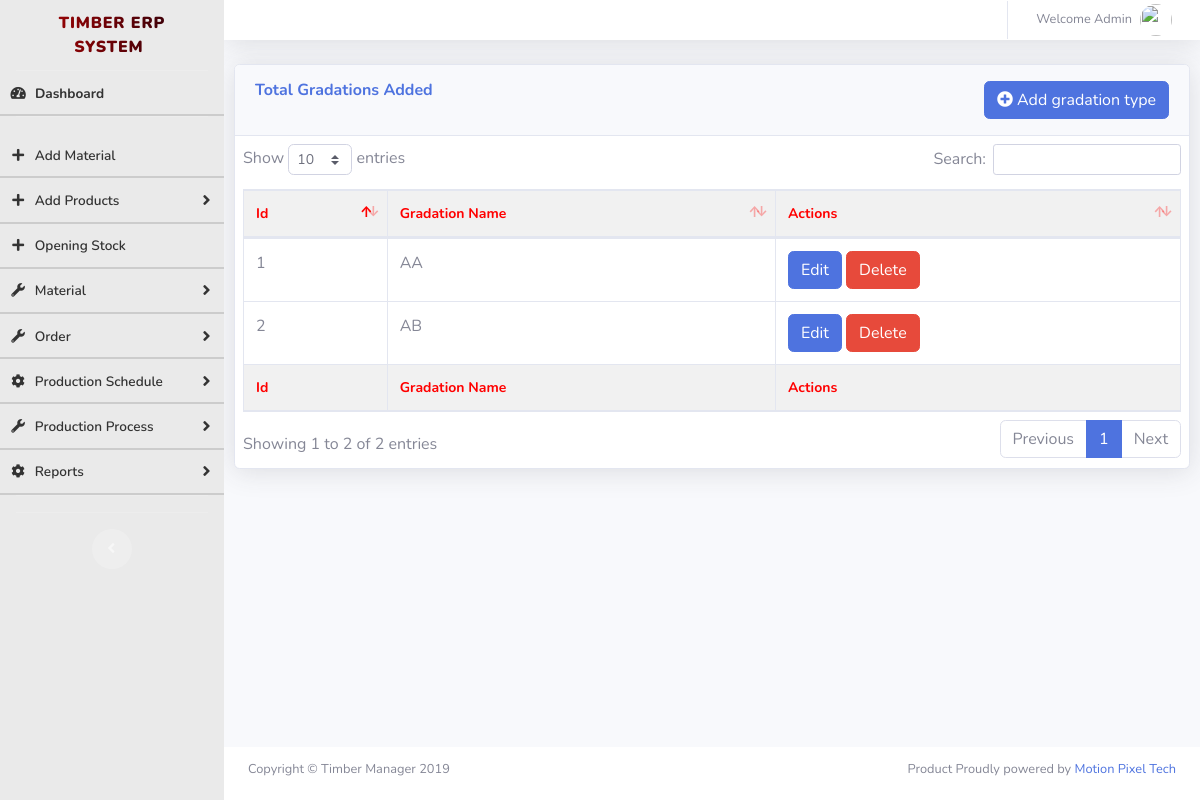
/total_gradations.php (signed in), run on the app's committed database.
### tables this page shows
CREATE TABLE `ta_gradation` (
  `id` int(10) NOT NULL,
  `gradation` varchar(150) NOT NULL,
  `status` int(1) NOT NULL DEFAULT 1 COMMENT '1->Active, 0->inactive',
  `created_on` datetime NOT NULL DEFAULT current_timestamp()
);

### total_gradations.php (the view, shortened to what this page needs)
<?php
  if(empty($_SESSION['loggedin_id']))
  {
    header("location: index.php");
  } else {
  include("db_connection.php");
?>
    <!DOCTYPE html>
    <html lang="en">
    <head><meta http-equiv="Content-Type" content="text/html; charset=utf-8">
        <link href="vendor/fontawesome-free/css/all.min.css" rel="stylesheet" type="text/css">
        <link href="css/sb-admin-2.min.css" rel="stylesheet">
        <link href="vendor/datatables/dataTables.bootstrap4.min.css" rel="stylesheet">
    </head>
    <body id="page-top">
        <div id="wrapper">
            <?php include "sidebar.php"; ?>
                <div id="content-wrapper" class="d-flex flex-column">
                    <div id="content">
                        <nav class="navbar navbar-expand navbar-light bg-white topbar mb-0 static-top shadow">
                            <ul class="navbar-nav ml-auto">
                                <li class="nav-item dropdown no-arrow">
                                    <a class="nav-link dropdown-toggle" href="#" id="userDropdown" role="button" data-toggle="dropdown" aria-haspopup="true" aria-expanded="false">
                                        <span class="mr-2 d-none d-lg-inline text-gray-600 small">Welcome Admin</span>
                                        <img class="img-profile rounded-circle" src="https://source.unsplash.com/QAB-WJcbgJk/60x60">
                                    </a>
                                </li>
                            </ul>
                        </nav>
                        <div class="">
                            <div class="">
                                <div class="card shadow mb-4">
                                    <div class="card-header py-3">
                                        <h6 class="m-0 font-weight-bold text-primary" style="text-transform: capitalize;float:left">Total gradations added</h6>
                                         <a class="open-homeEvents btn btn-primary" style="float:right" href="add_gradation.php"><i class="fa fa-plus-circle" aria-hidden="true"></i> Add gradation type</a>
                                    </div>
                                    <div class="card-body">
                                        <div class="table-responsive">
                                            <table class="table table-bordered" id="dataTable" width="100%" cellspacing="0">
                                                <thead>
                                                    <tr>
                                                        <th>Id</th>
                                                        <th>Gradation Name</th>
                                                        <th>Actions</th>
                                                    </tr>
                                                </thead>
                                                <tfoot>
                                                    <tr>
                                                        <th>Id</th>
                                                        <th>Gradation Name</th>
                                                        <th>Actions</th>
                                                    </tr>
                                                </tfoot>
                                                <tbody>
                                                    <?php
                                                        $sql = "SELECT * FROM ta_gradation where status = 1";
                                                        $result = $conn->query($sql);
                                                        while($row = $result->fetch_assoc()) {
                                                    ?>
                                                        <tr>
                                                            <td>
                                                                <?php echo $row["id"]; ?>
                                                            </td>
                                                            <td>
                                                                <?php echo $row["gradation"]; ?>
                                                            </td>
                                                            <td>
                                                                <button class="open-homeEvents btn btn-primary" data-id="<?php echo $row["id"]; ?>"  data-toggle="modal" data-target="#myModal">Edit</button>
                                                                <button class="delete btn btn-danger" data-id="<?php echo $row["id"]; ?>" data-table_name = "ta_gradation">Delete</button>
                                                            </td>
                                                        </tr>
                                                        <?php
                                                            }
                                                        ?>
                                                </tbody>
                                            </table>
                                        </div>
                                    </div>
                                </div>
                            </div>
                        </div>
                    </div>
                    <?php include "footer.php"; ?>
                </div>
        </div>
    </body>
    </html>
    <?php } ?>

### data on the page
ta_gradation: id "1", gradation "AA"
ta_gradation: id "2", gradation "AB"
